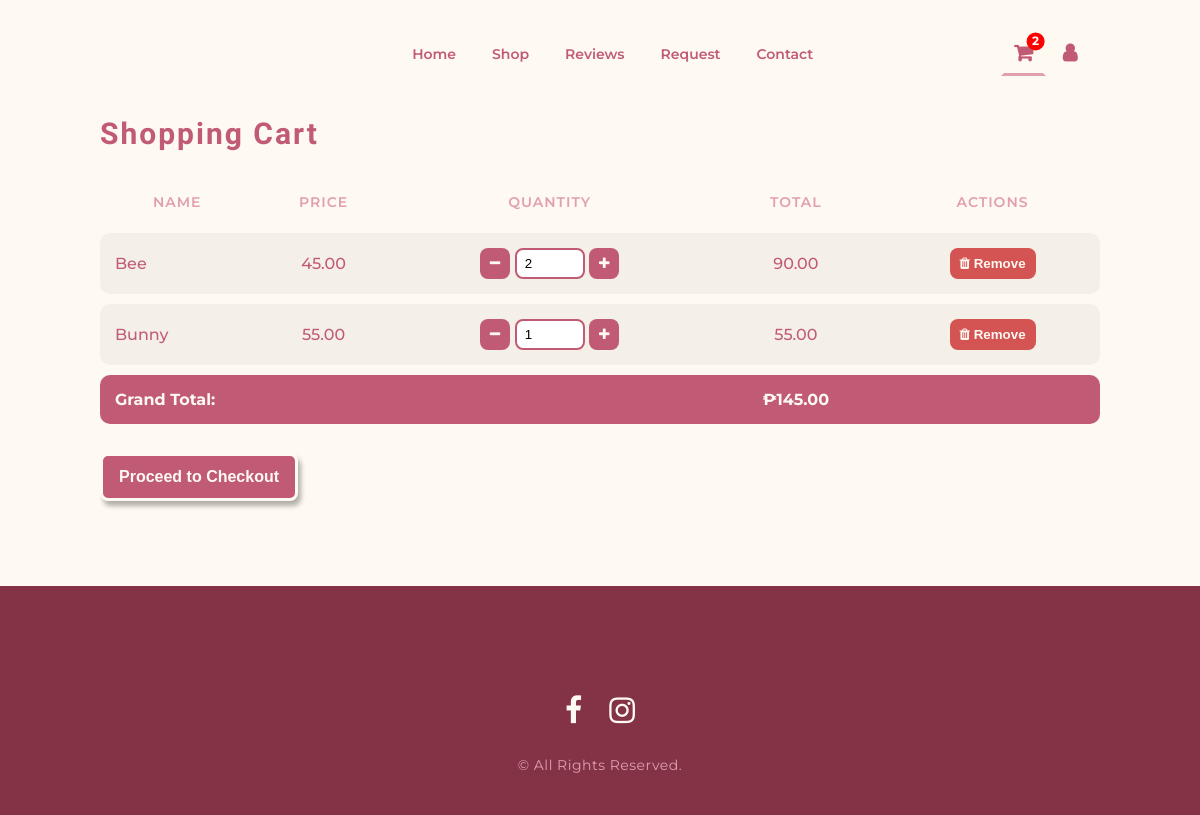
Page /cart.php (signed in) on the committed database.
### tables this page shows
CREATE TABLE `cart` (
  `CartId` int(11) NOT NULL,
  `UserId` int(11) NOT NULL,
  `ProductId` int(11) NOT NULL,
  `Quantity` int(11) NOT NULL DEFAULT 1,
  `AddedAt` timestamp NOT NULL DEFAULT current_timestamp(),
  `isRemoved` tinyint(1) NOT NULL DEFAULT 0,
  `OrderId` int(11) DEFAULT NULL
);

CREATE TABLE `products` (
  `ProductId` int(11) NOT NULL,
  `ProductName` varchar(255) NOT NULL,
  `ProductPrice` decimal(10,2) NOT NULL,
  `ProductImg` varchar(127) NOT NULL,
  `ProductCategory` varchar(127) NOT NULL,
  `InStock` int(11) NOT NULL DEFAULT 0,
  `IsActive` tinyint(4) NOT NULL DEFAULT 1,
  `CreatedAt` timestamp NOT NULL DEFAULT current_timestamp()
);

### includes/db_fetchUserCart.php (called while the page is built, shortened)
<?php
require 'db_auth.php';
$userId = intval($_SESSION['user_id']);
$sql = "SELECT products.ProductId, products.ProductName, products.ProductPrice, products.InStock, cart.Quantity
        FROM cart
        JOIN products ON cart.ProductId = products.ProductId
        WHERE cart.UserId = ? AND cart.isRemoved = 0";
$stmt = $conn->prepare($sql);
$stmt->bind_param("i", $userId);
$stmt->execute();
$result = $stmt->get_result();
$cartItems = [];
while ($row = $result->fetch_assoc()) {
    $cartItems[] = [
        'ProductId' => $row['ProductId'],
        'ProductName' => $row['ProductName'],
        'ProductPrice' => $row['ProductPrice'],
        'Quantity' => $row['Quantity'],
        'InStock' => $row['InStock'],
    ];
}

### cart.php (the view, shortened to what this page needs)
<?php
include 'includes/db_fetchUserCart.php';
?>
<!DOCTYPE html>
<html lang="en">
<head>
  <link rel="stylesheet" href="style.css" />
  <link
    rel="stylesheet"
    href="https://cdnjs.cloudflare.com/ajax/libs/font-awesome/4.7.0/css/font-awesome.min.css" />
</head>
<body>
  <header class="nav-bar">
    <div class="logo-area">
    </div>
    <nav class="link-area">
      <ul>
        <li><a href="index.php">Home</a></li>
        <li><a href="shop.php">Shop</a></li>
        <li><a href="reviews.php">Reviews</a></li>
        <li><a href="request.php">Request</a></li>
        <li><a href="contact.php">Contact</a></li>
      </ul>
    </nav>
    <div class="link-area user-area">
      <a href="#" class="fa fa-shopping-cart active">
        <span id="cartCountBadge" class="cart-badge">
          <?= $_SESSION['totalCartItems']; ?>
        </span>
      </a>
      <a href="#" class="fa fa-user"></a>
    </div>
  </header>
  <div class="wrapper">
    <section class="section cart">
      <div class="panel left-panel" id="cart">
        <h3>Shopping Cart</h3>
        <div class="table-list">
          <?php if (count($cartItems) > 0): ?>
            <table>
              <tr class="table-header">
                <th>NAME</th>
                <th>PRICE</th>
                <th>QUANTITY</th>
                <th>TOTAL</th>
                <th>ACTIONS</th>
              </tr>
              <?php
              $grandTotal = 0;
              foreach ($cartItems as $item):
                $total = $item['ProductPrice'] * $item['Quantity'];
                $grandTotal += $total;
              ?>
                <tr class="table-row">
                  <td class="td-left"><?= htmlspecialchars($item['ProductName']) ?></td>
                  <td><?= number_format($item['ProductPrice'], 2) ?></td>
                  <td>
                    <form action="actions/db_updateCart.php" method="POST">
                      <button type="button" class="table-button minus-btn"><i class="fa fa-minus"></i></button>
                      <input class="table-input qty-input" type="number" name="quantity" value="<?= $item['Quantity'] ?>" min="1" max="<?= $item['InStock'] ?>" style="width: 50px;">
                      <button type="button" class="table-button plus-btn"><i class="fa fa-plus"></i></button>
                    </form>
                  </td>
                  <td><?= number_format($total, 2) ?></td>
                  <td>
                    <form id="removeCartItemForm" action="actions/db_removeFromCart.php" method="POST">
                      <div class="button-area">
                        <button type="button" class="table-button btn-remove confirmTrigger" data-message="Are you sure you want to remove this item from your cart?">
                          <i class="fa fa-trash"></i> Remove
                        </button>
                      </div>
                    </form>
                  </td>
                </tr>
              <?php endforeach; ?>
              <tr class="cart-total-row">
                <td colspan="3" class="td-left"><strong>Grand Total:</strong></td>
                <td><strong>₱<?= number_format($grandTotal, 2) ?></strong></td>
                <td></td>
              </tr>
            </table>
            <br>
            <a href="#"><button class="button-checkout button-default">Proceed to Checkout</button></a>
          <?php else: ?>
            <p class="empty-cart">Your cart is empty. <a href="shop.php">Go shopping!</a></p>
          <?php endif; ?>
        </div>
      </div>
    </section>
  </div>
  <footer class="footer-bar">
    <div class="footer-content">
      <div class="social-area">
        <a href="https://www.facebook.com/profile.php?id=61557911686578" target="_blank" class="fa fa-facebook"></a>
        <a href="https://www.instagram.com/hazey.crochet/" target="_blank" class="fa fa-instagram"></a>
      </div>
      <p>© All Rights Reserved.</p>
    </div>
  </footer>
</body>
</html>

### style.css (style rules this page uses)
body { padding: 0; margin: 0; box-sizing: border-box; font-family: "Montserrat", serif; font-weight: 400; background-color: #fef9f1; color:#c15b75; min-width: 440px; }
i { cursor: pointer; }
.nav-bar { display: flex; align-items: center; background-color: #fef9f1; color: #c15b75; padding: 30px 70px 10px 70px; position: sticky; top: 0; z-index: 20; }
.logo-area { width: 20%; padding: 0 0 0 40px; align-content: center; }
.link-area { width: 60%; align-content: center; justify-items: center; }
.user-area { width: 20%; padding: 0 40px 0 0; align-content: center; text-align: end; }
.link-area ul { display: flex; justify-content: space-around; list-style-type: none; margin: 0; padding: 0; width: 70%; }
.link-area li { padding: 10px 15px; border: 3px solid #fef9f1; }
.link-area a { color: #c15b75; text-decoration: none; font-weight: 600; font-size: 14px; }
.link-area .active { border-bottom: 3px solid #e19fae; }
.user-area a { font-size: 20px; padding: 10px; border: 3px solid #fef9f1; }
.user-area span { font-family: "Montserrat", serif; }
.cart-badge { position: absolute; background: red; color: white; font-size: 12px; font-weight: bold; border-radius: 50%; width: 18px; height: 18px; display: flex; align-content: center; text-align: center; transform: translate(70%, -170%); }
.wrapper { display: flex; flex-direction: column; align-content: center; min-height: 500px; }
.section { display: flex; padding: 20px 100px; }
.panel { align-content: center; justify-items: center; }
.left-panel { width: 60%; }
h3 { font-family: "Montserrat", serif; font-size: 25px; font-weight: 600; margin: 0; }
p { font-family: 'Montserrat', sans-serif; font-size: 16px; letter-spacing: 0.5px; line-height: 20px; margin: 30px 0; }
.button-area { margin: 15px 0 0 0; display: flex; width: 100%; }
.button-default { padding: 12px 24px; font-weight: 600; font-size: 16px; box-shadow: 3px 5px 5px rgba(0,0,0,0.30); cursor: pointer; border-radius: 8px; border: 3px solid #fef9f1; background-color: #c15b75; color: #fef9f1; text-decoration: none; }
.footer-bar { display: flex; background-color: #843347; color: #fef9f1; padding: 60px 80px 10px 80px; justify-content: center; text-align: center; }
.footer-content { width: 30%; justify-items: center; }
.footer-bar p { color: #e19fae; font-size: 14px; }
.social-area { width: 40%; display: flex; justify-content: space-evenly; margin: 30px 0 20px 0; }
.social-area a { color: #fef9f1; text-decoration: none; font-size: 30px; }
.cart { display: flex; align-items: flex-start; gap: 15px; }
.cart .left-panel { padding: 0; width: 100%; transition: width 0.3s ease-in-out; }
.cart .table-list { font-weight: 600; width: 100%; padding: 10px 0; max-height: 500px; overflow-y: auto; }
.table-list .table-row { width: 100%; }
.table-list .button-area { margin: 0; display: block; }
.cart h3 { font-family: "Calistoga", serif; font-size: 30px; letter-spacing: 2px; margin: 10px 0; justify-self: left; }
.table-list form { margin: 0; }
.table-list table { border-collapse: separate; border-spacing: 0 10px; width: 100%; }
.cart .table-list .table-header { position: sticky; top: 0; z-index: 10; }
.cart .table-list .table-header th { padding: 12px; }
.table-list th { text-align: center; color: #e19fae; font-weight: 600; font-size: 14px; letter-spacing: 1px; padding: 5px 0; }
.table-list tr { width: 100%; }
.table-list td { background-color: #f5f0e7; color: #c15b75; border: none; padding: 15px; text-align: center; font-weight: 500; }
.table-list .td-left { text-align: left; }
.table-list td:first-child, .first-cell { border-left-style: solid; border-top-left-radius: 10px; border-bottom-left-radius: 10px; border: none; }
.table-list td:last-child { border-right-style: solid; border-bottom-right-radius: 10px; border-top-right-radius: 10px; border: none; }
.table-input { padding: 6px 8px; border-radius: 8px; border: 2px solid #c15b75; }
.table-button { background-color: #c15b75; color: #fef9f1; padding: 8px 10px; border: none; border-radius: 8px; font-weight: 600; cursor: pointer; }
.button-checkout { padding: 12px 16px; font-size: 16px; }
.cart-total-row td { background-color: #c15b75; color: #fef9f1; }
.button-area .btn-reject, .button-area .btn-remove, .button-area .btn-inactive { background-color: #d45353; }
@media only screen and (max-width: 1350px) { .user-info-nav a, i { font-size: 25px; align-self: center; } }

### rows in the picture
cart: ProductId.ProductName "Bee", ProductId.ProductPrice "45.00", quantity "2", total "90.00"
cart: ProductId.ProductName "Bunny", ProductId.ProductPrice "55.00", quantity "1"

### other values in the picture
$_SESSION['totalCartItems'] "2"
$grandTotal "145.00"
